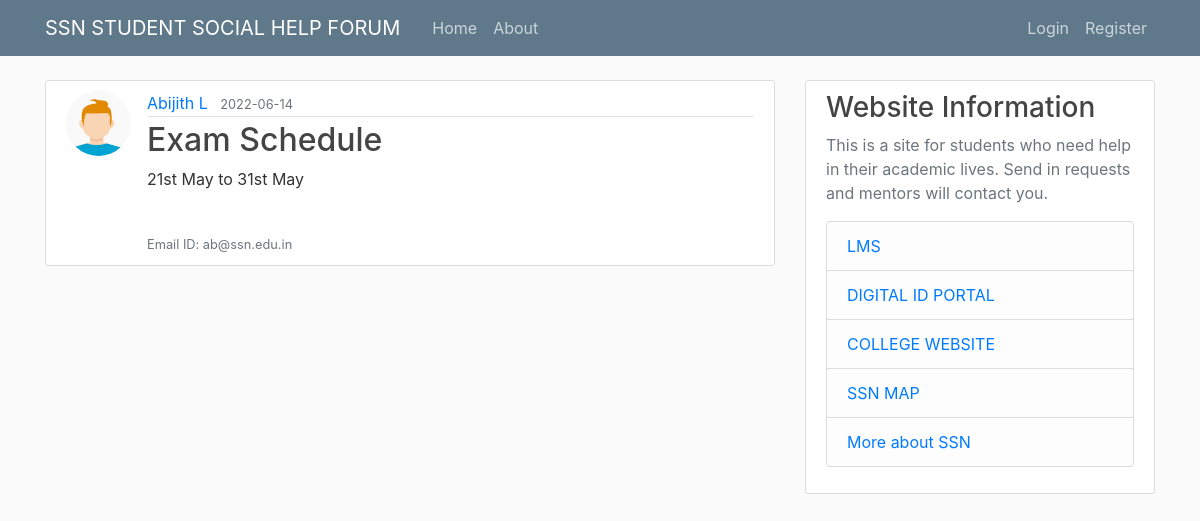
The page /post/5 on the database its author committed.
### flaskblog/models.py (models this page shows, shortened)
class User(db.Model, UserMixin):
    id = db.Column(db.Integer, primary_key=True)
    username = db.Column(db.String(20), unique=True, nullable=False)
    email = db.Column(db.String(120), unique=True, nullable=False)
    image_file = db.Column(db.String(20), nullable=False, default='default.jpg')
    password = db.Column(db.String(60), nullable=False)
    posts = db.relationship('Post', backref='author', lazy=True)

class Post(db.Model):
    id = db.Column(db.Integer, primary_key=True)
    title = db.Column(db.String(100), nullable=False)
    date_posted = db.Column(db.DateTime, nullable=False, default=datetime.utcnow)
    content = db.Column(db.Text, nullable=False)
    user_id = db.Column(db.Integer, db.ForeignKey('user.id'), nullable=False)

### flaskblog/routes.py (the view)
@app.route("/post/<int:post_id>")
def post(post_id):
    post = Post.query.get_or_404(post_id)
    return render_template('post.html', title=post.title, post=post)

### flaskblog/templates/post.html (shortened to what this page needs)
{% extends "layout.html" %}
{% block content %}
    <article class="media content-section">
        <img class="rounded-circle article-img" src="{{ url_for('static', filename='profile_pics/' + post.author.image_file) }}">
        <div class="media-body">
            <div class="article-metadata">
                <a class="mr-2" href="#">{{ post.author.username }}</a>
                <small class="text-muted">{{ post.date_posted.strftime('%Y-%m-%d') }}</small>
            </div>
            <h2 class="article-title">{{ post.title }}</h2>
            <p class="article-content">{{ post.content }}</p>
            <small class="text-muted"> <br /> Email ID: {{ post.author.email}}</small>
        </div>
    </article>
{% endblock content %}

### flaskblog/static/main.css (style rules this page uses)
body { background: #fafafa; color: #333333; margin-top: 5rem; }
h1, h2, h3, h4, h5, h6 { color: #444444; }
.content-section { background: #ffffff; padding: 10px 20px; border: 1px solid #dddddd; border-radius: 3px; margin-bottom: 20px; }
.article-title { color: #444444; }
.article-content { white-space: pre-line; }
.article-img { height: 65px; width: 65px; margin-right: 16px; }
.article-metadata { padding-bottom: 1px; margin-bottom: 4px; border-bottom: 1px solid #e3e3e3 }

### rows shown on the page
User: image_file (picture), author.username "Abijith L", author.email "ab@ssn.edu.in"
Post: date_posted "2022-06-14", title "Exam Schedule", content "21st May to 31st May"
